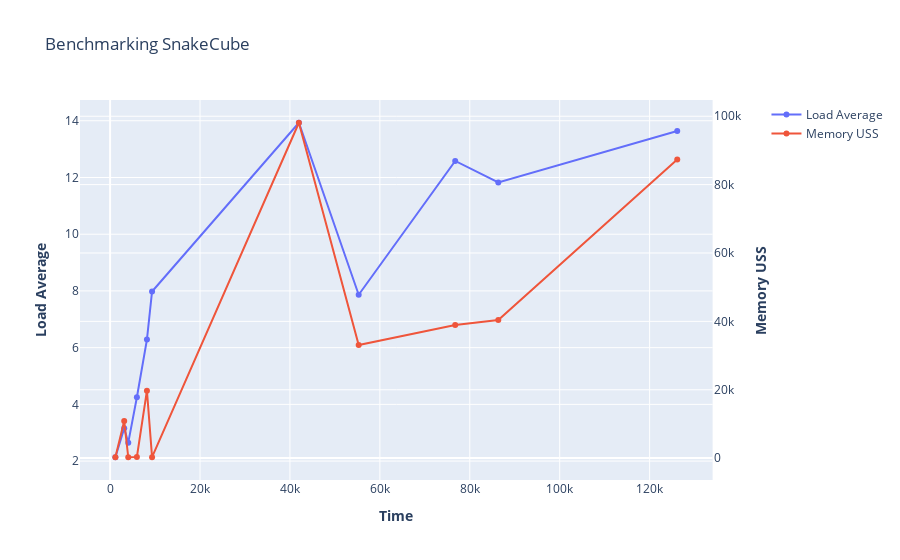

The cell this chart's notebook holds for it:
### Markdown cell above
### Plot

### Code cell
# Create figure with secondary y-axis
fig = make_subplots(specs=[[{"secondary_y": True}]])

# Add traces
fig.add_trace(
    go.Scatter(x = BenchDuration, y = BenchLoad, name="Load Average"),
    secondary_y=False,
)

fig.add_trace(
    go.Scatter(x = BenchDuration, y = BenchMem, name="Memory USS"),
    secondary_y=True,
)

# Add figure title
fig.update_layout(
    title_text="Benchmarking SnakeCube"
)

# Set x-axis title
fig.update_xaxes(title_text="<b>Time<b>")

# Set y-axes titles
fig.update_yaxes(title_text="<b>Load Average</b>", secondary_y=False)
fig.update_yaxes(title_text="<b>Memory USS</b>", secondary_y=True)

fig.show()

### Figure 1 — Plotly figure (JSON) as saved in the notebook; plotly's stock layout.template omitted (floating-point values rounded to 4 significant figures)
{"data": [{"name": "Load Average", "type": "scatter", "x": [1174.0, 3139.0, 4042.0, 5959.0, 8192.0, 9332.0, 41990.0, 55290.0, 76760.0, 86340.0, 126100.0], "xaxis": "x", "y": [2.135, 3.157, 2.65, 4.25, 6.285, 7.98, 13.93, 7.866, 12.58, 11.82, 13.64], "yaxis": "y"}, {"name": "Memory USS", "type": "scatter", "x": [1174.0, 3139.0, 4042.0, 5959.0, 8192.0, 9332.0, 41990.0, 55290.0, 76760.0, 86340.0, 126100.0], "xaxis": "x", "y": [256.2, 10830.0, 255.8, 322.5, 19720.0, 275.5, 98100.0, 33080.0, 38910.0, 40400.0, 87360.0], "yaxis": "y2"}], "layout": {"title": {"text": "Benchmarking SnakeCube"}, "xaxis": {"anchor": "y", "domain": [0, 0.94], "title": {"text": "<b>Time<b>"}}, "yaxis": {"anchor": "x", "domain": [0, 1], "title": {"text": "<b>Load Average</b>"}}, "yaxis2": {"anchor": "x", "overlaying": "y", "side": "right", "title": {"text": "<b>Memory USS</b>"}}}}
